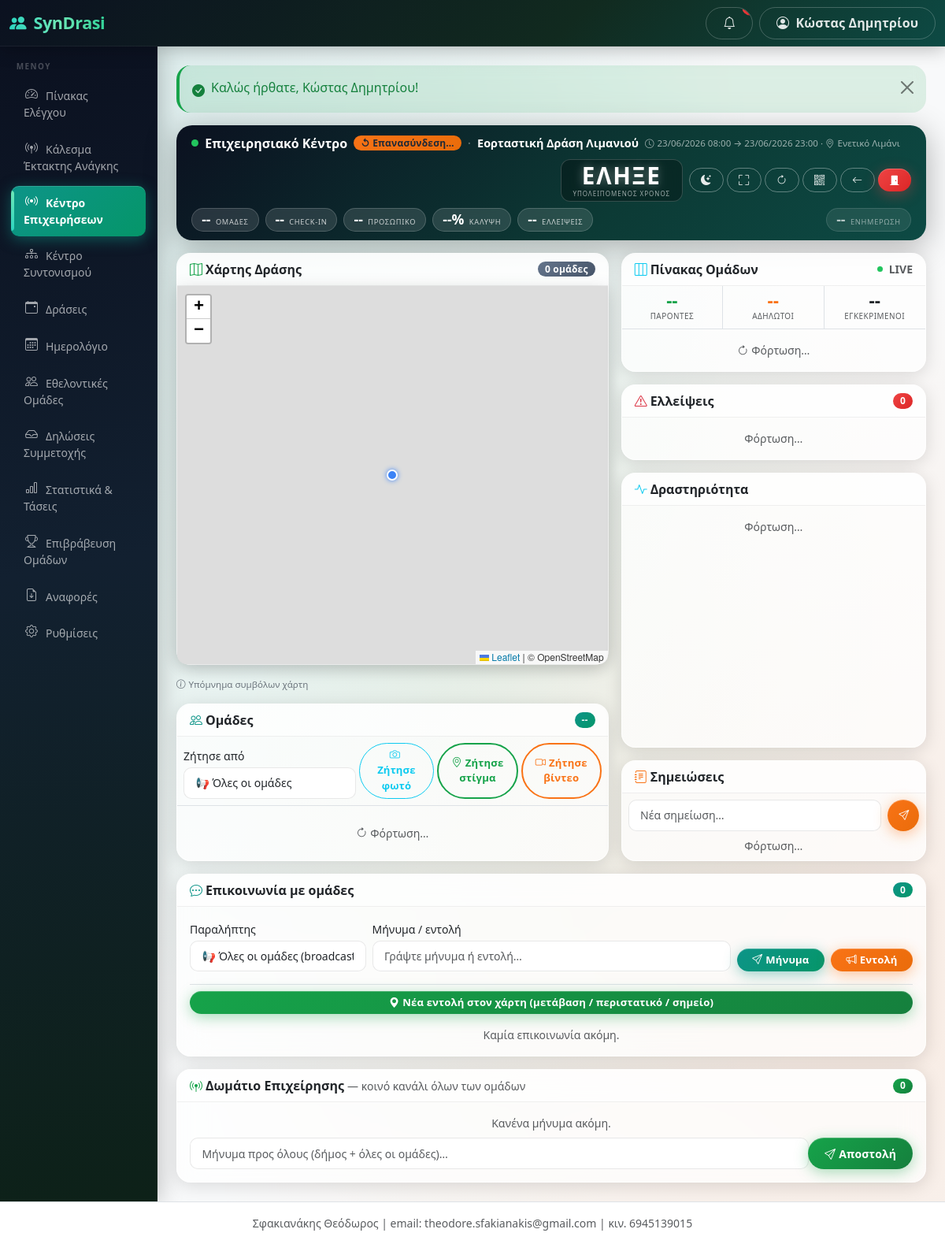
/public/operations/events/4 (signed in), run on the app's committed database.
### tables this page shows
CREATE TABLE users (
  id INT AUTO_INCREMENT PRIMARY KEY,
  municipality_id INT NULL,
  team_id INT NULL,
  name VARCHAR(255) NOT NULL,
  email VARCHAR(255) NOT NULL UNIQUE,
  phone VARCHAR(50) NULL,
  password_hash VARCHAR(255) NOT NULL,
  role ENUM('super_admin','municipality_admin','team_admin','event_operator') NOT NULL,
  status ENUM('active','inactive') NOT NULL DEFAULT 'active',
  last_login_at DATETIME NULL,
  created_at DATETIME NOT NULL DEFAULT CURRENT_TIMESTAMP,
  updated_at DATETIME NULL ON UPDATE CURRENT_TIMESTAMP,
  INDEX idx_users_municipality_id (municipality_id),
  INDEX idx_users_team_id (team_id)
);

CREATE TABLE events (
  id INT AUTO_INCREMENT PRIMARY KEY,
  municipality_id INT NOT NULL,
  category_id INT NULL,
  title VARCHAR(255) NOT NULL,
  description TEXT NULL,
  location_name VARCHAR(255) NULL,
  address VARCHAR(255) NULL,
  latitude DECIMAL(10,7) NULL,
  longitude DECIMAL(10,7) NULL,
  start_datetime DATETIME NOT NULL,
  end_datetime DATETIME NOT NULL,
  requested_people INT NOT NULL DEFAULT 0,
  requested_vehicle TINYINT(1) NOT NULL DEFAULT 0,
  requested_medical_equipment TINYINT(1) NOT NULL DEFAULT 0,
  instructions TEXT NULL,
  status ENUM('draft','open','review','confirmed','active','closed','completed','cancelled') NOT NULL DEFAULT 'draft',
  published_at DATETIME NULL,
  created_by INT NOT NULL,
  created_at DATETIME NOT NULL DEFAULT CURRENT_TIMESTAMP,
  updated_at DATETIME NULL ON UPDATE CURRENT_TIMESTAMP,
  INDEX idx_events_municipality_id (municipality_id),
  INDEX idx_events_status (status),
  INDEX idx_events_start_datetime (start_datetime),
  INDEX idx_events_muni_status_start (municipality_id, status, start_datetime)
);

### views/operations/event.php (the view, shortened to what the rows shown need)
<?php
$eid       = (int) $event['id'];
?>
<div class="ops-header">
  <div class="d-flex align-items-center gap-2 flex-wrap">
    <span class="ldot"></span>
    <span class="fw-bold text-white" style="font-size:1rem;white-space:nowrap">Επιχειρησιακό Κέντρο</span>
    <span class="badge bg-success" id="liveBadge">◉ LIVE SSE</span>
    <span style="opacity:.35">·</span>
    <span class="fw-semibold text-white" style="font-size:.9rem;white-space:nowrap;overflow:hidden;text-overflow:ellipsis;max-width:280px"><?= e($event['title']) ?></span>
    <span style="opacity:.6;font-size:.72rem;white-space:nowrap">
      <i class="bi bi-clock me-1"></i><?= e(gr_datetime($event['start_datetime'])) ?> &rarr; <?= e(gr_datetime($event['end_datetime'])) ?><?php if ($event['location_name']): ?>&nbsp;&middot;&nbsp;<i class="bi bi-geo-alt me-1"></i><?= e($event['location_name']) ?><?php endif; ?>
    </span>
    <div class="ms-auto d-flex align-items-center gap-2">
      <div class="ops-countdown-wrap text-white">
        <div class="ops-countdown" id="countdown">--</div>
        <div style="font-size:.5rem;opacity:.6;text-transform:uppercase;letter-spacing:1px;margin-top:.15rem" id="cdLabel">Υπολειπόμενος χρόνος</div>
      </div>
      <div class="d-flex gap-1 align-items-center">
        <button class="btn btn-sm btn-outline-light" id="btnDark" title="Mission Control Mode"><i class="bi bi-moon-stars-fill"></i></button>
        <button class="btn btn-sm btn-outline-light" id="btnFull" title="Fullscreen χάρτης"><i class="bi bi-fullscreen"></i></button>
        <button class="btn btn-sm btn-outline-light" id="btnRefresh"><i class="bi bi-arrow-clockwise"></i></button>
        <a class="btn btn-sm btn-outline-light" href="<?= e(url('/operations/events/' . $eid . '/gate-qr')) ?>" target="_blank" title="QR Πύλης — δήλωση παρουσίας"><i class="bi bi-qr-code"></i></a>
        <a class="btn btn-sm btn-outline-light" href="<?= e(url('/events/' . $eid)) ?>"><i class="bi bi-arrow-left"></i></a>
        <form method="post" action="<?= e(url('/events/' . $eid . '/close')) ?>"
              onsubmit="return confirm('Κλείσιμο δράσης;\nΗ δράση θα κλείσει και θα πάει για αρχειοθέτηση.')">
          <button class="btn btn-sm btn-danger" title="Κλείσιμο Δράσης"><i class="bi bi-door-closed-fill"></i></button>
        </form>
      </div>
    </div>
  </div>
  <div class="d-flex flex-wrap gap-2 mt-2">
    <div class="ops-stat text-white" id="ss-teams"><div class="val" id="sv-teams">--</div><div class="lbl">Ομάδες</div></div>
    <div class="ops-stat text-white" id="ss-ci"><div class="val" id="sv-ci">--</div><div class="lbl">Check-in</div></div>
    <div class="ops-stat text-white" id="ss-pers"><div class="val" id="sv-pers">--</div><div class="lbl">Προσωπικό</div></div>
    <div class="ops-stat text-white" id="ss-cov"><div class="val" id="sv-cov">--%</div><div class="lbl">Κάλυψη</div></div>
    <div class="ops-stat text-white" id="ss-sh"><div class="val" id="sv-sh">--</div><div class="lbl">Ελλείψεις</div></div>
    <div class="ops-stat text-white ms-auto" style="opacity:.7"><div class="val" id="sv-clk">--</div><div class="lbl">Ενημέρωση</div></div>
  </div>
</div>
<div class="row g-3">
  <div class="col-xl-7">
    <div class="card mb-3">
      <div class="card-header d-flex justify-content-between align-items-center">
        <span><i class="bi bi-map me-1 text-success"></i>Χάρτης Δράσης</span>
        <span class="badge bg-secondary" id="mapBadge">0 ομάδες</span>
      </div>
      <div class="card-body p-0">
        <div class="map-wrap" id="mapWrap">
          <div id="operationalMap" style="height:480px;border-radius:0 0 12px 12px"></div>
        </div>
      </div>
    </div>
    <details class="mb-3" style="font-size:.72rem;color:#6c757d">
      <summary style="cursor:pointer;list-style:none;display:inline-flex;align-items:center;gap:4px;user-select:none">
        <i class="bi bi-info-circle"></i> Υπόμνημα συμβόλων χάρτη
      </summary>
    </details>
    <div class="card">
      <div class="card-header d-flex justify-content-between align-items-center">
        <span><i class="bi bi-people me-1 text-primary"></i>Ομάδες</span>
        <span class="badge bg-primary" id="teamBadge">--</span>
      </div>
      <div class="card-body p-2 pb-2 border-bottom">
        <div class="row g-1 align-items-end">
          <div class="col-12 col-sm-5">
            <label class="form-label small mb-1">Ζήτησε από</label>
            <select class="form-select form-select-sm" id="reqTargetTeam">
              <option value="">📢 Όλες οι ομάδες</option>
            </select>
          </div>
          <div class="col-12 col-sm-7 d-flex gap-1">
            <button type="button" class="btn btn-outline-info btn-sm flex-fill" id="bulkReqPhoto"><i class="bi bi-camera me-1"></i>Ζήτησε φωτό</button>
            <button type="button" class="btn btn-outline-success btn-sm flex-fill" id="bulkReqGps"><i class="bi bi-geo-alt me-1"></i>Ζήτησε στίγμα</button>
            <button type="button" class="btn btn-outline-warning btn-sm flex-fill" id="bulkReqVideo"><i class="bi bi-camera-video me-1"></i>Ζήτησε βίντεο</button>
          </div>
        </div>
      </div>
      <div class="card-body p-2" id="teamsBox">
        <div class="text-muted small py-3 text-center"><i class="bi bi-arrow-clockwise spin me-1"></i>Φόρτωση…</div>
      </div>
    </div>
  </div>
  <div class="col-xl-5 d-flex flex-column gap-3">
    <div class="card" id="teamBoardCard">
      <div class="card-header d-flex justify-content-between align-items-center">
        <span><i class="bi bi-layout-three-columns me-1 text-info"></i>Πίνακας Ομάδων</span>
        <div class="d-flex align-items-center gap-2">
          <span class="ldot" style="width:7px;height:7px" title="LIVE"></span>
          <span class="small text-muted">LIVE</span>
        </div>
      </div>
      <div class="row g-0 border-bottom text-center" id="boardSummary">
        <div class="col-4 py-2 border-end">
          <div class="board-num text-success" id="board-present">--</div>
          <div class="text-muted board-lbl">Παρόντες</div>
        </div>
        <div class="col-4 py-2 border-end">
          <div class="board-num text-warning" id="board-transit">--</div>
          <div class="text-muted board-lbl">Αδήλωτοι</div>
        </div>
        <div class="col-4 py-2">
          <div class="board-num" id="board-approved">--</div>
          <div class="text-muted board-lbl">Εγκεκριμένοι</div>
        </div>
      </div>
      <div id="boardList" style="max-height:290px;overflow-y:auto">
        <div class="text-muted small py-3 text-center"><i class="bi bi-arrow-clockwise spin me-1"></i>Φόρτωση…</div>
      </div>
    </div>
    <div class="card">
      <div class="card-header d-flex justify-content-between align-items-center">
        <span><i class="bi bi-exclamation-triangle me-1 text-danger"></i>Ελλείψεις</span>
        <span class="badge bg-danger" id="shBadge">0</span>
      </div>
      <div class="card-body p-2" id="shortagesBox">
        <div class="text-muted small py-2 text-center">Φόρτωση…</div>
      </div>
    </div>
    <div class="card flex-grow-1">
      <div class="card-header">
        <i class="bi bi-activity me-1 text-info"></i>Δραστηριότητα
      </div>
      <div class="card-body p-2 overflow-auto" style="max-height:260px" id="activityBox">
        <div class="text-muted small py-2 text-center">Φόρτωση…</div>
      </div>
    </div>
    <div class="card">
      <div class="card-header"><i class="bi bi-journal-text me-1 text-warning"></i>Σημειώσεις</div>
      <div class="card-body p-2">
        <form id="noteForm" class="d-flex gap-2 mb-2">
          <input type="text" class="form-control form-control-sm" id="noteInput" placeholder="Νέα σημείωση…" maxlength="500">
          <button class="btn btn-sm btn-warning fw-bold" type="submit"><i class="bi bi-send"></i></button>
        </form>
        <div id="notesBox" style="max-height:160px;overflow-y:auto">
          <div class="text-muted small text-center">Φόρτωση…</div>
        </div>
      </div>
    </div>
  </div>
</div>
<div class="card mt-3">
  <div class="card-header d-flex justify-content-between align-items-center">
    <span><i class="bi bi-chat-dots me-1 text-primary"></i>Επικοινωνία με ομάδες</span>
    <span class="badge bg-primary" id="msgBadge">0</span>
  </div>
  <div class="card-body">
    <div class="row g-2 align-items-end mb-3">
      <div class="col-md-3">
        <label class="form-label small mb-1">Παραλήπτης</label>
        <select class="form-select form-select-sm" id="cmsgTeam">
          <option value="">📢 Όλες οι ομάδες (broadcast)</option>
        </select>
      </div>
      <div class="col-md-6">
        <label class="form-label small mb-1">Μήνυμα / εντολή</label>
        <input type="text" class="form-control form-control-sm" id="cmsgBody" maxlength="500" placeholder="Γράψτε μήνυμα ή εντολή…">
      </div>
      <div class="col-md-3 d-flex gap-2">
        <button type="button" class="btn btn-sm btn-primary flex-fill" id="cmsgSendMsg"><i class="bi bi-send me-1"></i>Μήνυμα</button>
        <button type="button" class="btn btn-sm btn-warning flex-fill fw-bold" id="cmsgSendOrder" title="Στέλνεται ως εντολή — ζητά επιβεβαίωση λήψης από την ομάδα"><i class="bi bi-megaphone me-1"></i>Εντολή</button>
      </div>
    </div>
    <div class="mb-3 pt-2 border-top">
      <button type="button" class="btn btn-sm btn-success w-100" data-bs-toggle="modal" data-bs-target="#geoOrderModal">
        <i class="bi bi-geo-alt-fill me-1"></i>Νέα εντολή στον χάρτη (μετάβαση / περιστατικό / σημείο)
      </button>
    </div>
    <div class="msg-thread" id="msgThread"><div class="text-muted small text-center">Καμία επικοινωνία ακόμη.</div></div>
  </div>
</div>
<div class="card mt-3">
  <div class="card-header d-flex justify-content-between align-items-center">
    <span><i class="bi bi-broadcast-pin me-1 text-success"></i>Δωμάτιο Επιχείρησης <span class="small text-muted fw-normal">— κοινό κανάλι όλων των ομάδων</span></span>
    <span class="badge bg-success" id="roomBadge">0</span>
  </div>
  <div class="card-body">
    <div class="msg-thread" id="roomThread" style="max-height:260px"><div class="text-muted small text-center">Κανένα μήνυμα ακόμη.</div></div>
    <div class="input-group input-group-sm mt-2">
      <input type="text" class="form-control" id="roomInput" maxlength="500" placeholder="Μήνυμα προς όλους (δήμος + όλες οι ομάδες)…">
      <button class="btn btn-success" type="button" id="roomSend"><i class="bi bi-send me-1"></i>Αποστολή</button>
    </div>
  </div>
</div>
<link rel="stylesheet" href="https://unpkg.com/leaflet@1.9.4/dist/leaflet.css">

### app/Helpers/Router.php (shortened to what the rows shown need)
<?php
class Router
{
    private $routes = [];
    public function get($pattern, $handler)
    {
        $this->routes[] = ['GET', $pattern, $handler];
    }
    public function post($pattern, $handler)
    {
        $this->routes[] = ['POST', $pattern, $handler];
    }
    public function dispatch($method, $uri)
    {
        $path = parse_url($uri, PHP_URL_PATH);
        $base = base_uri();
        if ($base !== '' && strpos($path, $base) === 0) {
            $path = substr($path, strlen($base));
        } else {
            $parent = preg_replace('#/public$#', '', $base);
            if ($parent !== $base && $parent !== '' && strpos($path, $parent) === 0) {
                $path = substr($path, strlen($parent));
            }
        }
        $path = '/' . trim($path, '/');
        foreach ($this->routes as $route) {
            list($m, $pattern, $handler) = $route;
            if ($m !== $method) {
                continue;
            }
            $regex = '#^' . preg_replace_callback(
                '/\{([a-zA-Z_]+)\}/',
                function ($m) {
                    return $m[1] === 'token' ? '([A-Za-z0-9]+)' : '(\d+)';
                },
                $pattern
            ) . '$#';
            if (preg_match($regex, $path, $matches)) {
                array_shift($matches);
                list($class, $action) = explode('@', $handler);
                $controller = new $class();
                return call_user_func_array([$controller, $action], $matches);
            }
        }
    }
}

### views/layouts/header.php (shortened to what the rows shown need)
<?php $unreadCount = is_logged_in() ? Notification::unreadCount($_SESSION['user_id']) : 0; ?>
<!DOCTYPE html>
<html lang="el">
<head>
<link href="https://cdn.jsdelivr.net/npm/bootstrap@5.3.3/dist/css/bootstrap.min.css" rel="stylesheet">
<link href="https://cdn.jsdelivr.net/npm/bootstrap-icons@1.11.3/font/bootstrap-icons.min.css" rel="stylesheet">
<link href="<?= e(url('/assets/css/app.css')) ?>" rel="stylesheet">
</head>
<body class="bg-light">
<nav class="navbar navbar-dark syndrasi-topbar sticky-top">
  <div class="container-fluid">
    <div class="d-flex align-items-center">
      <a class="navbar-brand fw-bold" href="<?= e(url('/')) ?>">
        <i class="bi bi-people-fill me-1"></i> SynDrasi
      </a>
    </div>
    <div class="d-flex align-items-center gap-2">
      <a href="<?= e(url('/notifications')) ?>" class="btn btn-outline-light position-relative" title="Ειδοποιήσεις" id="navNotifBell">
        <i class="bi bi-bell"></i>
        <span class="position-absolute top-0 start-100 translate-middle badge rounded-pill bg-danger"
              id="navNotifBadge" <?= $unreadCount > 0 ? '' : 'style="display:none"' ?>><?= (int) $unreadCount ?></span>
      </a>
      <div class="dropdown">
        <button class="btn btn-outline-light dropdown-toggle" data-bs-toggle="dropdown">
          <i class="bi bi-person-circle me-1"></i>
          <span class="d-none d-md-inline"><?= e(current_user() ? current_user()['name'] : '') ?></span>
        </button>
      </div>
    </div>
  </div>
</nav>
<div class="container-fluid">
  <div class="row">
    <?php include BASE_PATH . '/views/layouts/sidebar.php'; ?>
    <main class="col-lg-10 ms-sm-auto px-3 px-md-4 py-4">
      <?php include BASE_PATH . '/views/layouts/flash.php'; ?>

### data on the page
users: name "Κώστας Δημητρίου"
events: title "Εορταστική Δράση Λιμανιού", start_datetime "23/06/2026 08:00", end_datetime "23/06/2026 23:00", location_name "Ενετικό Λιμάνι"

### other printed values
$m[2] "Πίνακας Ελέγχου"
$m[2] "Κάλεσμα Έκτακτης Ανάγκης"
$m[2] "Κέντρο Επιχειρήσεων"
$m[2] "Κέντρο Συντονισμού"
$m[2] "Δράσεις"
$m[2] "Ημερολόγιο"
$m[2] "Εθελοντικές Ομάδες"
$m[2] "Δηλώσεις Συμμετοχής"
$m[2] "Στατιστικά & Τάσεις"
$m[2] "Επιβράβευση Ομάδων"
$m[2] "Αναφορές"
$m[2] "Ρυθμίσεις"
$f['message'] "Καλώς ήρθατε, Κώστας Δημητρίου!"
